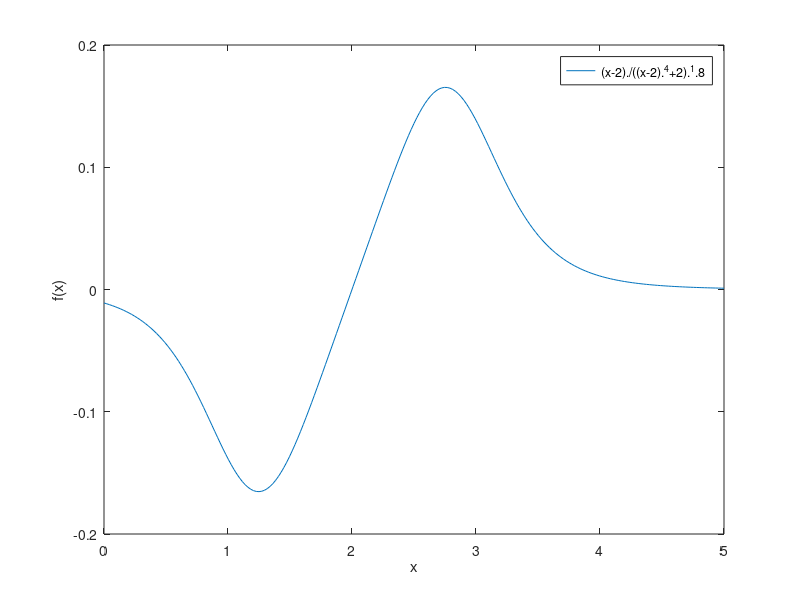

Recreate this plot in MATLAB. (Note: this script raises an error after producing the figure.)
fplot('(x-2)/((x-2)^4+2)^1.8', [0 5]);
xlabel('x');
ylabel('f(x)');
[x_1 fmin] = fminbnd('(x-2)/((x-2)^4+2)^1.8',0,2);
[x_2 fmax] = fminbnd('-(x-2)/((x-2)^4+2)^1.8',0,3);
fprintf('Min: %5.2f at x = %5.2f\n', fmin, x_1);
fprintf('Max: %5.2f at x = %5.2f\n', -fmax, x_2);
